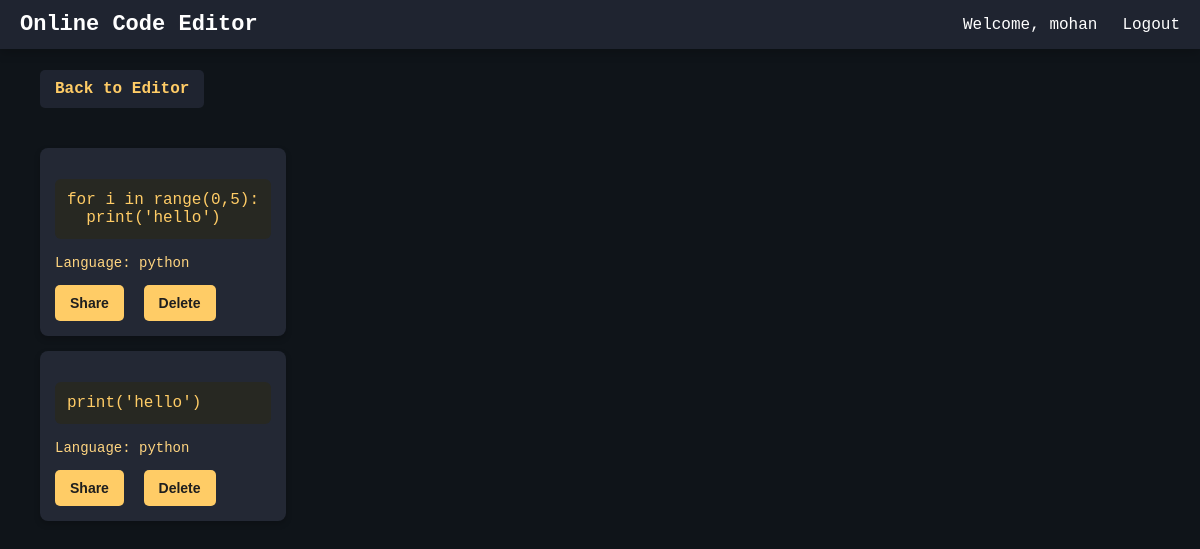
The page /snippets (signed in) on the database as committed earlier.
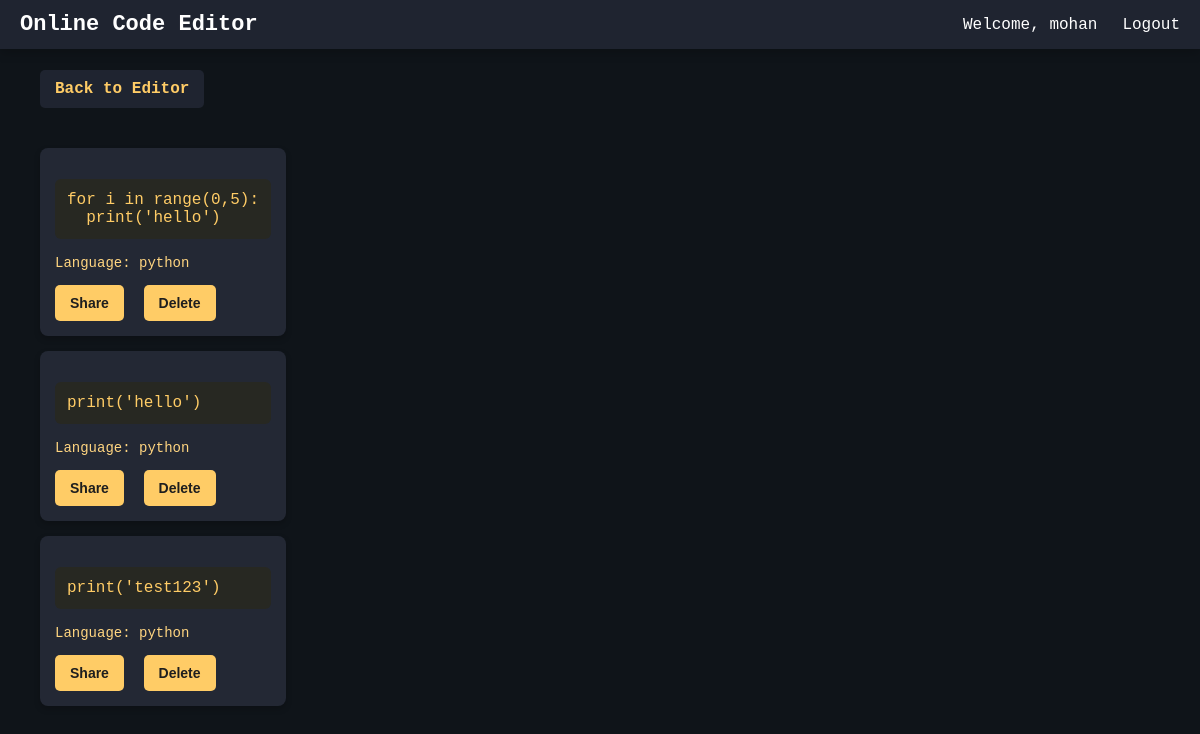
The same page on the database as committed later.
### tables this page shows
CREATE TABLE snippets (
                        id INTEGER PRIMARY KEY AUTOINCREMENT,
                        username TEXT,
                        code TEXT NOT NULL,
                        language TEXT NOT NULL);

### server.py (the view)
@app.route('/snippets', methods=['GET'])
def view_snippets():
    if 'user' not in session:
        return redirect(url_for('login'))
    username = session['user']
    conn = sqlite3.connect("users.db")
    cursor = conn.cursor()
    cursor.execute("SELECT id, code, language FROM snippets WHERE username = ?", (username,))
    snippets = [{'id': row[0], 'code': row[1], 'language': row[2]} for row in cursor.fetchall()]
    conn.close()
    return render_template('snippets.html', snippets=snippets)

### templates/snippets.html (shortened to what this page needs)
<!DOCTYPE html>
<html lang="en">
<head>
    <link rel="stylesheet" href="/static/snippets.css">
</head>
<body>
    <div class="navbar">
        <div class="navbar-title">Online Code Editor</div>
        <div class="navbar-links">
            {% if 'user' in session %}
                <span>Welcome, {{ session['user'] }}</span>
                <a href="/logout" class="nav-link">Logout</a>
            {% else %}
                <a href="/login" class="nav-link">Login</a>
            {% endif %}
        </div>
    </div>
    <div class="main-content">
        <a href="/" class="back-to-editor">Back to Editor</a>
        <ul>
            {% for snippet in snippets %}
            <li>
                <pre>{{ snippet.code }}</pre>
                <p>Language: {{ snippet.language }}</p>
                <button onclick="shareSnippet({{ snippet.id }})">Share</button>
                <button onclick="deleteSnippet({{ snippet.id }})">Delete</button>
            </li>
            {% endfor %}
        </ul>
    </div>
</body>
</html>

### static/snippets.css (style rules this page uses)
body { font-family: "Fira Code", monospace; background-color: #0f1419; color: #e6e1cf; margin: 0; padding: 0; display: flex; flex-direction: column; align-items: flex-start; min-height: 100vh; }
.navbar { background: #1f2430; color: white; padding: 12px 20px; display: flex; justify-content: space-between; align-items: center; width: 100%; position: fixed; top: 0; left: 0; box-shadow: 0px 4px 10px rgba(0, 0, 0, 0.2); z-index: 1000; box-sizing: border-box; }
.navbar-title { font-size: 22px; font-weight: bold; white-space: nowrap; }
.navbar-links { display: flex; align-items: center; gap: 15px; }
.navbar-links span { margin-right: 10px; }
.navbar-links a { color: white; text-decoration: none; font-weight: 500; transition: transform 0.2s ease-in-out, color 0.2s ease-in-out; }
.main-content { padding-top: 60px; padding-left: 20px; }
.back-to-editor { display: inline-block; padding: 10px 15px; background-color: #1f2430; color: #ffcc66; text-decoration: none; border-radius: 5px; font-weight: bold; transition: transform 0.2s ease-in-out, background-color 0.2s ease-in-out; margin: 10px 0 20px 20px; }
ul { list-style: none; padding: 0; margin-top: 20px; }
li { background: #232834; padding: 15px; margin: 15px 20px; border-radius: 8px; box-shadow: 0 3px 6px rgba(0, 0, 0, 0.2); }
pre { background: #272822; color: #ffcc66; padding: 12px; border-radius: 6px; overflow-x: auto; font-family: "Fira Code", monospace; }
p { color: #ffd580; font-size: 14px; margin-top: 5px; }
button { background-color: #ffcc66; color: #1e1e1e; border: none; padding: 10px 15px; border-radius: 5px; cursor: pointer; font-size: 14px; font-weight: bold; transition: background 0.3s ease, transform 0.2s; margin-right: 10px; }

Rows that differ between the two databases and show on the page:
added snippets: code "print('test123')", language "python"
